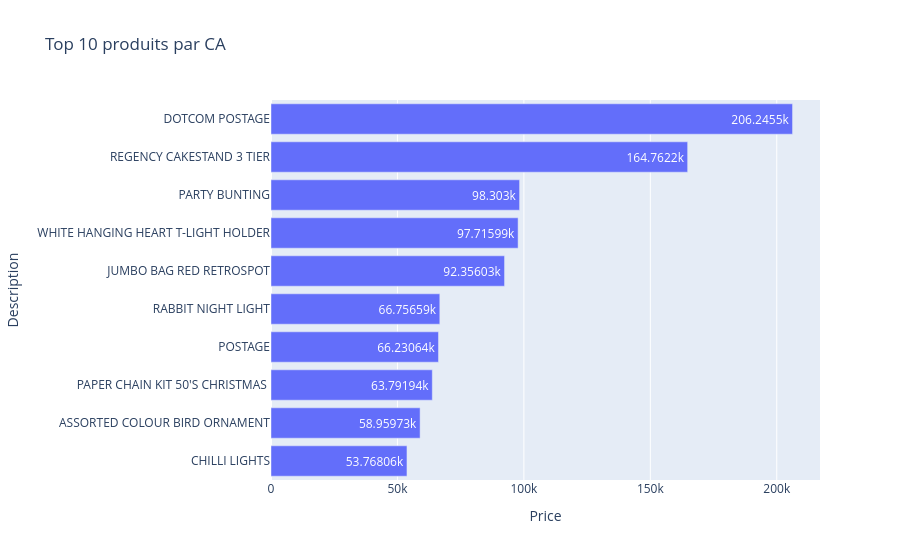

This figure's notebook cell:
### Code cell
#Analyse des produits qui ont fait le plus de ventes
fig_produit = px.bar(
    meilleurs_produits.head(10),
    x="Price",
    y="Description",
    orientation="h",
    title="Top 10 produits par CA",
    text_auto=True
)

fig_produit.update_layout(yaxis={"categoryorder": "total ascending"})  
fig_produit.show()

### Figure 1 — Plotly figure (JSON) as saved in the notebook; plotly's stock layout.template omitted (floating-point values rounded to 4 significant figures)
{"data": [{"hovertemplate": "Price=%{x}<br>Description=%{y}<extra></extra>", "legendgroup": "", "marker": {"color": "#636efa", "pattern": {"shape": ""}}, "name": "", "orientation": "h", "showlegend": false, "textposition": "auto", "texttemplate": "%{x}", "type": "bar", "x": [206200.0, 164800.0, 98300.0, 97720.0, 92360.0, 66760.0, 66230.0, 63790.0, 58960.0, 53770.0], "xaxis": "x", "y": ["DOTCOM POSTAGE", "REGENCY CAKESTAND 3 TIER", "PARTY BUNTING", "WHITE HANGING HEART T-LIGHT HOLDER", "JUMBO BAG RED RETROSPOT", "RABBIT NIGHT LIGHT", "POSTAGE", "PAPER CHAIN KIT 50'S CHRISTMAS ", "ASSORTED COLOUR BIRD ORNAMENT", "CHILLI LIGHTS"], "yaxis": "y"}], "layout": {"autosize": true, "barmode": "relative", "legend": {"tracegroupgap": 0}, "title": {"text": "Top 10 produits par CA"}, "xaxis": {"anchor": "y", "autorange": true, "domain": [0, 1], "range": [0, 217100.0], "title": {"text": "Price"}, "type": "linear"}, "yaxis": {"anchor": "x", "autorange": true, "categoryorder": "total ascending", "domain": [0, 1], "range": [-0.5, 9.5], "title": {"text": "Description"}, "type": "category"}}}
